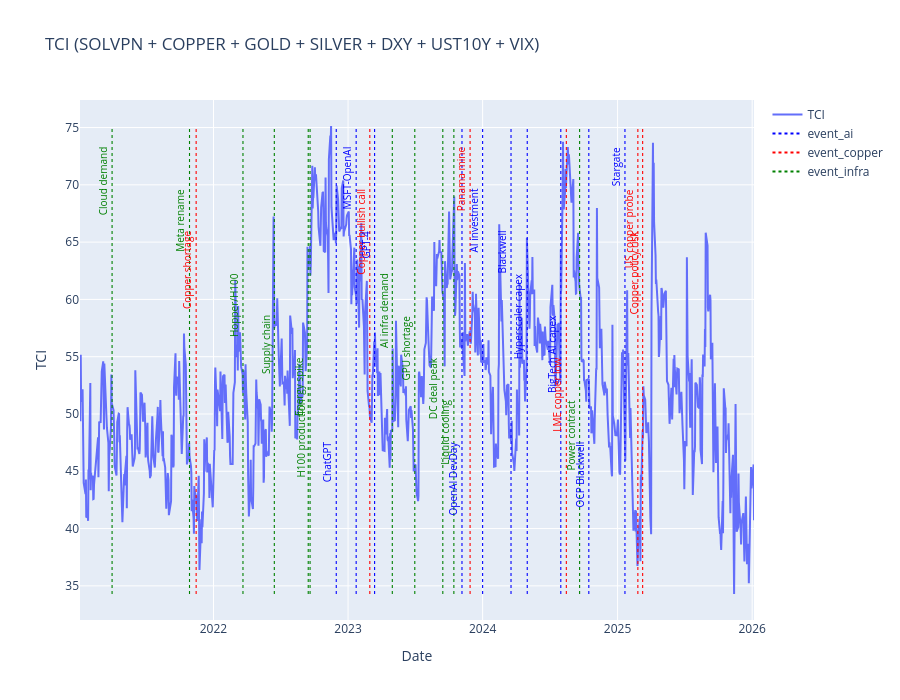
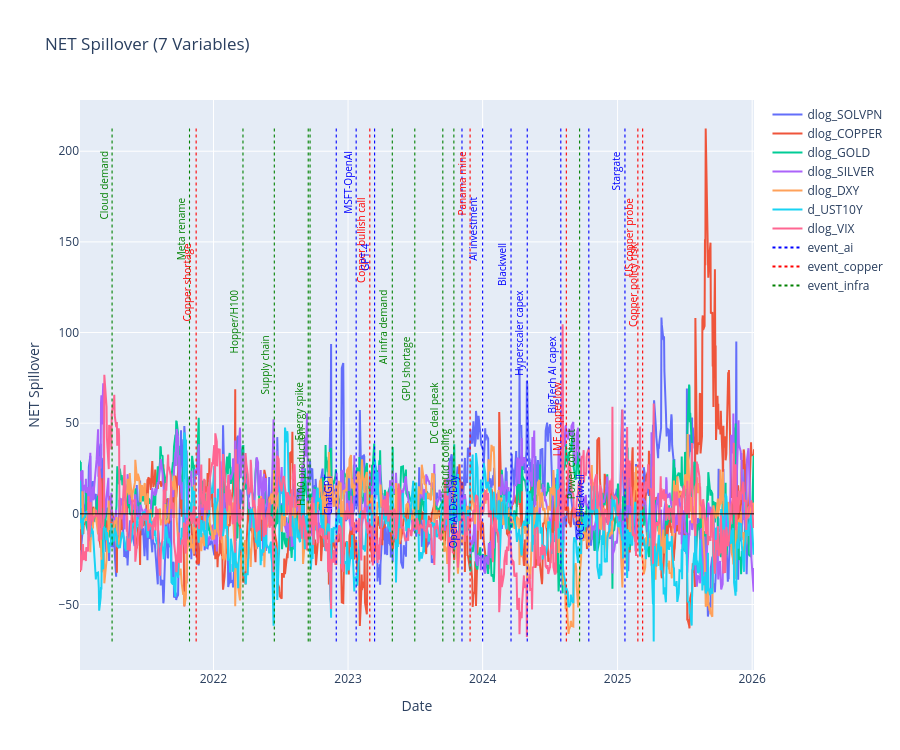

Notebook source saved alongside these figures, in order:
### Code cell
import numpy as np
import pandas as pd
import plotly.graph_objects as go

# ----------------------------
# 1) Load
# ----------------------------
df = pd.read_csv("./tvpvar_input_scaled.csv")
df["Date"] = pd.to_datetime(df["Date"])
df = df.sort_values("Date").reset_index(drop=True)

gfevd = np.load("./gfevd_all.npy")

# 7개 변수 전체 사용
VAR_NAMES = [
    "dlog_SOLVPN",
    "dlog_COPPER",
    "dlog_GOLD",
    "dlog_SILVER",
    "dlog_DXY",
    "d_UST10Y",
    "dlog_VIX",
]

# ----------------------------
# 2) 기본 검증
# ----------------------------
if gfevd.ndim != 3:
    raise ValueError(f"gfevd must be 3D array, got shape={gfevd.shape}")

T_gfevd, k1, k2 = gfevd.shape
if k1 != k2:
    raise ValueError(f"gfevd must be square on last two dims, got shape={gfevd.shape}")

if k1 != len(VAR_NAMES):
    raise ValueError(
        f"VAR_NAMES length ({len(VAR_NAMES)}) != gfevd variable size ({k1}). "
        f"Current gfevd shape={gfevd.shape}. "
        f"If gfevd is 4x4, you need to recompute it with 7 variables."
    )

# ----------------------------
# 3) 날짜 길이 정렬
# ----------------------------
if len(df) > T_gfevd:
    diff = len(df) - T_gfevd
    df = df.iloc[diff:].reset_index(drop=True)
elif len(df) < T_gfevd:
    raise ValueError(
        f"Date rows ({len(df)}) < gfevd rows ({T_gfevd})."
    )

dates = df["Date"].copy()

# ----------------------------
# 4) 시각화 시작 시점
# ----------------------------
PLOT_START_DATE = "2021-01-01"
plot_mask = dates >= pd.to_datetime(PLOT_START_DATE)

# ----------------------------
# 5) TCI / NET 계산
# ----------------------------
def compute_tci(g):
    k = g.shape[1]
    diag = np.einsum("tii->t", g)
    offdiag = g.sum(axis=(1, 2)) - diag
    return offdiag / k * 100.0

def compute_net(g):
    T, k, _ = g.shape
    net = np.zeros((T, k))
    for t in range(T):
        m = g[t] * 100.0
        diag = np.diag(m)
        from_others = m.sum(axis=1) - diag
        to_others = m.sum(axis=0) - diag
        net[t] = to_others - from_others
    return net

tci = compute_tci(gfevd)
net = compute_net(gfevd)

plot_dates = dates[plot_mask].reset_index(drop=True)
plot_tci = tci[plot_mask.values]
plot_net = net[plot_mask.values]

# ----------------------------
# 6) Event 정의
# ----------------------------
events = [
    # AI / Data Center
    ("2022-11-30", "ChatGPT", "ai"),
    ("2023-01-23", "MSFT-OpenAI", "ai"),
    ("2023-03-14", "GPT-4", "ai"),
    ("2023-11-06", "OpenAI DevDay", "ai"),
    ("2024-01-01", "AI investment", "ai"),
    ("2024-03-18", "Blackwell", "ai"),
    ("2024-05-01", "Hyperscaler capex", "ai"),
    ("2024-07-31", "BigTech AI capex", "ai"),
    ("2024-10-15", "OCP Blackwell", "ai"),
    ("2025-01-21", "Stargate", "ai"),

    # Copper / Supply
    ("2021-11-15", "Copper shortage", "copper"),
    ("2023-03-01", "Copper bullish call", "copper"),
    ("2023-11-28", "Panama mine", "copper"),
    ("2024-08-15", "LME copper low", "copper"),
    ("2025-02-25", "US copper probe", "copper"),
    ("2025-03-10", "Copper policy risk", "copper"),

    # Infra / System
    ("2021-04-01", "Cloud demand", "infra"),
    ("2021-10-28", "Meta rename", "infra"),
    ("2022-03-22", "Hopper/H100", "infra"),
    ("2022-06-15", "Supply chain", "infra"),
    ("2022-09-15", "Energy spike", "infra"),
    ("2022-09-20", "H100 production", "infra"),
    ("2023-05-01", "AI infra demand", "infra"),
    ("2023-07-01", "GPU shortage", "infra"),
    ("2023-09-15", "DC deal peak", "infra"),
    ("2023-10-15", "Liquid cooling", "infra"),
    ("2024-09-20", "Power contract", "infra"),
]

COLOR_MAP = {
    "ai": "blue",
    "copper": "red",
    "infra": "green",
}

events = [(pd.to_datetime(d), label, cat) for d, label, cat in events]
events = [e for e in events if e[0] >= pd.to_datetime(PLOT_START_DATE)]
events = sorted(events, key=lambda x: x[0])

# ----------------------------
# 7) Event shape + annotation helper
# ----------------------------
def add_event_lines_and_labels(fig, events, y_min, y_max):
    yr = y_max - y_min
    if yr == 0:
        yr = 1.0
    levels = [y_max - yr * (0.04 + i * 0.09) for i in range(8)]

    for i, (dt, label, cat) in enumerate(events):
        color = COLOR_MAP[cat]

        fig.add_shape(
            type="line",
            x0=dt,
            x1=dt,
            y0=y_min,
            y1=y_max,
            line=dict(color=color, width=1.1, dash="dot")
        )

        fig.add_annotation(
            x=dt,
            y=levels[i % len(levels)],
            text=label,
            showarrow=False,
            textangle=-90,
            font=dict(size=10, color=color),
            xanchor="right",
            yanchor="top"
        )

def add_event_legend(fig):
    for cat, color in COLOR_MAP.items():
        fig.add_trace(
            go.Scatter(
                x=[None],
                y=[None],
                mode="lines",
                line=dict(color=color, width=2, dash="dot"),
                name=f"event_{cat}",
                hoverinfo="skip",
                showlegend=True
            )
        )

# ----------------------------
# 8) TCI figure
# ----------------------------
fig_tci = go.Figure()

fig_tci.add_trace(
    go.Scatter(
        x=plot_dates,
        y=plot_tci,
        mode="lines",
        name="TCI"
    )
)

tci_ymin = float(np.min(plot_tci))
tci_ymax = float(np.max(plot_tci))

add_event_lines_and_labels(fig_tci, events, tci_ymin, tci_ymax)
add_event_legend(fig_tci)

fig_tci.update_layout(
    title="TCI (SOLVPN + COPPER + GOLD + SILVER + DXY + UST10Y + VIX)",
    xaxis_title="Date",
    yaxis_title="TCI",
    height=700,
    hovermode="x unified"
)

fig_tci.show()

# ----------------------------
# 9) NET figure
# ----------------------------
fig_net = go.Figure()

for i, var in enumerate(VAR_NAMES):
    fig_net.add_trace(
        go.Scatter(
            x=plot_dates,
            y=plot_net[:, i],
            mode="lines",
            name=var
        )
    )

net_ymin = float(np.min(plot_net))
net_ymax = float(np.max(plot_net))

add_event_lines_and_labels(fig_net, events, net_ymin, net_ymax)
add_event_legend(fig_net)

fig_net.add_hline(y=0, line_width=1, line_color="black")

fig_net.update_layout(
    title="NET Spillover (7 Variables)",
    xaxis_title="Date",
    yaxis_title="NET Spillover",
    height=750,
    hovermode="x unified"
)

fig_net.show()

### Figure 1 — Plotly figure (JSON) as saved in the notebook; plotly's stock layout.template omitted (floating-point values rounded to 4 significant figures; data arrays with more than 128 entries replaced by an {"elided": "..."} marker saying what was removed)
{"data": [{"mode": "lines", "name": "TCI", "type": "scatter", "x": {"elided": "992 str values"}, "y": {"elided": "992 float values"}}, {"hoverinfo": "skip", "line": {"color": "blue", "dash": "dot", "width": 2}, "mode": "lines", "name": "event_ai", "showlegend": true, "type": "scatter", "x": [null], "y": [null]}, {"hoverinfo": "skip", "line": {"color": "red", "dash": "dot", "width": 2}, "mode": "lines", "name": "event_copper", "showlegend": true, "type": "scatter", "x": [null], "y": [null]}, {"hoverinfo": "skip", "line": {"color": "green", "dash": "dot", "width": 2}, "mode": "lines", "name": "event_infra", "showlegend": true, "type": "scatter", "x": [null], "y": [null]}], "layout": {"annotations": [{"font": {"color": "green", "size": 10}, "showarrow": false, "text": "Cloud demand", "textangle": -90, "x": "2021-04-01T00:00:00", "xanchor": "right", "y": 73.5, "yanchor": "top"}, {"font": {"color": "green", "size": 10}, "showarrow": false, "text": "Meta rename", "textangle": -90, "x": "2021-10-28T00:00:00", "xanchor": "right", "y": 69.82, "yanchor": "top"}, {"font": {"color": "red", "size": 10}, "showarrow": false, "text": "Copper shortage", "textangle": -90, "x": "2021-11-15T00:00:00", "xanchor": "right", "y": 66.15, "yanchor": "top"}, {"font": {"color": "green", "size": 10}, "showarrow": false, "text": "Hopper/H100", "textangle": -90, "x": "2022-03-22T00:00:00", "xanchor": "right", "y": 62.47, "yanchor": "top"}, {"font": {"color": "green", "size": 10}, "showarrow": false, "text": "Supply chain", "textangle": -90, "x": "2022-06-15T00:00:00", "xanchor": "right", "y": 58.8, "yanchor": "top"}, {"font": {"color": "green", "size": 10}, "showarrow": false, "text": "Energy spike", "textangle": -90, "x": "2022-09-15T00:00:00", "xanchor": "right", "y": 55.12, "yanchor": "top"}, {"font": {"color": "green", "size": 10}, "showarrow": false, "text": "H100 production", "textangle": -90, "x": "2022-09-20T00:00:00", "xanchor": "right", "y": 51.44, "yanchor": "top"}, {"font": {"color": "blue", "size": 10}, "showarrow": false, "text": "ChatGPT", "textangle": -90, "x": "2022-11-30T00:00:00", "xanchor": "right", "y": 47.77, "yanchor": "top"}, {"font": {"color": "blue", "size": 10}, "showarrow": false, "text": "MSFT-OpenAI", "textangle": -90, "x": "2023-01-23T00:00:00", "xanchor": "right", "y": 73.5, "yanchor": "top"}, {"font": {"color": "red", "size": 10}, "showarrow": false, "text": "Copper bullish call", "textangle": -90, "x": "2023-03-01T00:00:00", "xanchor": "right", "y": 69.82, "yanchor": "top"}, {"font": {"color": "blue", "size": 10}, "showarrow": false, "text": "GPT-4", "textangle": -90, "x": "2023-03-14T00:00:00", "xanchor": "right", "y": 66.15, "yanchor": "top"}, {"font": {"color": "green", "size": 10}, "showarrow": false, "text": "AI infra demand", "textangle": -90, "x": "2023-05-01T00:00:00", "xanchor": "right", "y": 62.47, "yanchor": "top"}, {"font": {"color": "green", "size": 10}, "showarrow": false, "text": "GPU shortage", "textangle": -90, "x": "2023-07-01T00:00:00", "xanchor": "right", "y": 58.8, "yanchor": "top"}, {"font": {"color": "green", "size": 10}, "showarrow": false, "text": "DC deal peak", "textangle": -90, "x": "2023-09-15T00:00:00", "xanchor": "right", "y": 55.12, "yanchor": "top"}, {"font": {"color": "green", "size": 10}, "showarrow": false, "text": "Liquid cooling", "textangle": -90, "x": "2023-10-15T00:00:00", "xanchor": "right", "y": 51.44, "yanchor": "top"}, {"font": {"color": "blue", "size": 10}, "showarrow": false, "text": "OpenAI DevDay", "textangle": -90, "x": "2023-11-06T00:00:00", "xanchor": "right", "y": 47.77, "yanchor": "top"}, {"font": {"color": "red", "size": 10}, "showarrow": false, "text": "Panama mine", "textangle": -90, "x": "2023-11-28T00:00:00", "xanchor": "right", "y": 73.5, "yanchor": "top"}, {"font": {"color": "blue", "size": 10}, "showarrow": false, "text": "AI investment", "textangle": -90, "x": "2024-01-01T00:00:00", "xanchor": "right", "y": 69.82, "yanchor": "top"}, {"font": {"color": "blue", "size": 10}, "showarrow": false, "text": "Blackwell", "textangle": -90, "x": "2024-03-18T00:00:00", "xanchor": "right", "y": 66.15, "yanchor": "top"}, {"font": {"color": "blue", "size": 10}, "showarrow": false, "text": "Hyperscaler capex", "textangle": -90, "x": "2024-05-01T00:00:00", "xanchor": "right", "y": 62.47, "yanchor": "top"}, {"font": {"color": "blue", "size": 10}, "showarrow": false, "text": "BigTech AI capex", "textangle": -90, "x": "2024-07-31T00:00:00", "xanchor": "right", "y": 58.8, "yanchor": "top"}, {"font": {"color": "red", "size": 10}, "showarrow": false, "text": "LME copper low", "textangle": -90, "x": "2024-08-15T00:00:00", "xanchor": "right", "y": 55.12, "yanchor": "top"}, {"font": {"color": "green", "size": 10}, "showarrow": false, "text": "Power contract", "textangle": -90, "x": "2024-09-20T00:00:00", "xanchor": "right", "y": 51.44, "yanchor": "top"}, {"font": {"color": "blue", "size": 10}, "showarrow": false, "text": "OCP Blackwell", "textangle": -90, "x": "2024-10-15T00:00:00", "xanchor": "right", "y": 47.77, "yanchor": "top"}, {"font": {"color": "blue", "size": 10}, "showarrow": false, "text": "Stargate", "textangle": -90, "x": "2025-01-21T00:00:00", "xanchor": "right", "y": 73.5, "yanchor": "top"}, {"font": {"color": "red", "size": 10}, "showarrow": false, "text": "US copper probe", "textangle": -90, "x": "2025-02-25T00:00:00", "xanchor": "right", "y": 69.82, "yanchor": "top"}, {"font": {"color": "red", "size": 10}, "showarrow": false, "text": "Copper policy risk", "textangle": -90, "x": "2025-03-10T00:00:00", "xanchor": "right", "y": 66.15, "yanchor": "top"}], "height": 700, "hovermode": "x unified", "shapes": [{"line": {"color": "green", "dash": "dot", "width": 1.1}, "type": "line", "x0": "2021-04-01T00:00:00", "x1": "2021-04-01T00:00:00", "y0": 34.29, "y1": 75.13}, {"line": {"color": "green", "dash": "dot", "width": 1.1}, "type": "line", "x0": "2021-10-28T00:00:00", "x1": "2021-10-28T00:00:00", "y0": 34.29, "y1": 75.13}, {"line": {"color": "red", "dash": "dot", "width": 1.1}, "type": "line", "x0": "2021-11-15T00:00:00", "x1": "2021-11-15T00:00:00", "y0": 34.29, "y1": 75.13}, {"line": {"color": "green", "dash": "dot", "width": 1.1}, "type": "line", "x0": "2022-03-22T00:00:00", "x1": "2022-03-22T00:00:00", "y0": 34.29, "y1": 75.13}, {"line": {"color": "green", "dash": "dot", "width": 1.1}, "type": "line", "x0": "2022-06-15T00:00:00", "x1": "2022-06-15T00:00:00", "y0": 34.29, "y1": 75.13}, {"line": {"color": "green", "dash": "dot", "width": 1.1}, "type": "line", "x0": "2022-09-15T00:00:00", "x1": "2022-09-15T00:00:00", "y0": 34.29, "y1": 75.13}, {"line": {"color": "green", "dash": "dot", "width": 1.1}, "type": "line", "x0": "2022-09-20T00:00:00", "x1": "2022-09-20T00:00:00", "y0": 34.29, "y1": 75.13}, {"line": {"color": "blue", "dash": "dot", "width": 1.1}, "type": "line", "x0": "2022-11-30T00:00:00", "x1": "2022-11-30T00:00:00", "y0": 34.29, "y1": 75.13}, {"line": {"color": "blue", "dash": "dot", "width": 1.1}, "type": "line", "x0": "2023-01-23T00:00:00", "x1": "2023-01-23T00:00:00", "y0": 34.29, "y1": 75.13}, {"line": {"color": "red", "dash": "dot", "width": 1.1}, "type": "line", "x0": "2023-03-01T00:00:00", "x1": "2023-03-01T00:00:00", "y0": 34.29, "y1": 75.13}, {"line": {"color": "blue", "dash": "dot", "width": 1.1}, "type": "line", "x0": "2023-03-14T00:00:00", "x1": "2023-03-14T00:00:00", "y0": 34.29, "y1": 75.13}, {"line": {"color": "green", "dash": "dot", "width": 1.1}, "type": "line", "x0": "2023-05-01T00:00:00", "x1": "2023-05-01T00:00:00", "y0": 34.29, "y1": 75.13}, {"line": {"color": "green", "dash": "dot", "width": 1.1}, "type": "line", "x0": "2023-07-01T00:00:00", "x1": "2023-07-01T00:00:00", "y0": 34.29, "y1": 75.13}, {"line": {"color": "green", "dash": "dot", "width": 1.1}, "type": "line", "x0": "2023-09-15T00:00:00", "x1": "2023-09-15T00:00:00", "y0": 34.29, "y1": 75.13}, {"line": {"color": "green", "dash": "dot", "width": 1.1}, "type": "line", "x0": "2023-10-15T00:00:00", "x1": "2023-10-15T00:00:00", "y0": 34.29, "y1": 75.13}, {"line": {"color": "blue", "dash": "dot", "width": 1.1}, "type": "line", "x0": "2023-11-06T00:00:00", "x1": "2023-11-06T00:00:00", "y0": 34.29, "y1": 75.13}, {"line": {"color": "red", "dash": "dot", "width": 1.1}, "type": "line", "x0": "2023-11-28T00:00:00", "x1": "2023-11-28T00:00:00", "y0": 34.29, "y1": 75.13}, {"line": {"color": "blue", "dash": "dot", "width": 1.1}, "type": "line", "x0": "2024-01-01T00:00:00", "x1": "2024-01-01T00:00:00", "y0": 34.29, "y1": 75.13}, {"line": {"color": "blue", "dash": "dot", "width": 1.1}, "type": "line", "x0": "2024-03-18T00:00:00", "x1": "2024-03-18T00:00:00", "y0": 34.29, "y1": 75.13}, {"line": {"color": "blue", "dash": "dot", "width": 1.1}, "type": "line", "x0": "2024-05-01T00:00:00", "x1": "2024-05-01T00:00:00", "y0": 34.29, "y1": 75.13}, {"line": {"color": "blue", "dash": "dot", "width": 1.1}, "type": "line", "x0": "2024-07-31T00:00:00", "x1": "2024-07-31T00:00:00", "y0": 34.29, "y1": 75.13}, {"line": {"color": "red", "dash": "dot", "width": 1.1}, "type": "line", "x0": "2024-08-15T00:00:00", "x1": "2024-08-15T00:00:00", "y0": 34.29, "y1": 75.13}, {"line": {"color": "green", "dash": "dot", "width": 1.1}, "type": "line", "x0": "2024-09-20T00:00:00", "x1": "2024-09-20T00:00:00", "y0": 34.29, "y1": 75.13}, {"line": {"color": "blue", "dash": "dot", "width": 1.1}, "type": "line", "x0": "2024-10-15T00:00:00", "x1": "2024-10-15T00:00:00", "y0": 34.29, "y1": 75.13}, {"line": {"color": "blue", "dash": "dot", "width": 1.1}, "type": "line", "x0": "2025-01-21T00:00:00", "x1": "2025-01-21T00:00:00", "y0": 34.29, "y1": 75.13}, {"line": {"color": "red", "dash": "dot", "width": 1.1}, "type": "line", "x0": "2025-02-25T00:00:00", "x1": "2025-02-25T00:00:00", "y0": 34.29, "y1": 75.13}, {"line": {"color": "red", "dash": "dot", "width": 1.1}, "type": "line", "x0": "2025-03-10T00:00:00", "x1": "2025-03-10T00:00:00", "y0": 34.29, "y1": 75.13}], "title": {"text": "TCI (SOLVPN + COPPER + GOLD + SILVER + DXY + UST10Y + VIX)"}, "xaxis": {"title": {"text": "Date"}}, "yaxis": {"title": {"text": "TCI"}}}}

### Figure 2 — Plotly figure (JSON) as saved in the notebook; plotly's stock layout.template omitted (floating-point values rounded to 4 significant figures; data arrays with more than 128 entries replaced by an {"elided": "..."} marker saying what was removed)
{"data": [{"mode": "lines", "name": "dlog_SOLVPN", "type": "scatter", "x": {"elided": "992 str values"}, "y": {"elided": "992 float values"}}, {"mode": "lines", "name": "dlog_COPPER", "type": "scatter", "x": {"elided": "992 str values"}, "y": {"elided": "992 float values"}}, {"mode": "lines", "name": "dlog_GOLD", "type": "scatter", "x": {"elided": "992 str values"}, "y": {"elided": "992 float values"}}, {"mode": "lines", "name": "dlog_SILVER", "type": "scatter", "x": {"elided": "992 str values"}, "y": {"elided": "992 float values"}}, {"mode": "lines", "name": "dlog_DXY", "type": "scatter", "x": {"elided": "992 str values"}, "y": {"elided": "992 float values"}}, {"mode": "lines", "name": "d_UST10Y", "type": "scatter", "x": {"elided": "992 str values"}, "y": {"elided": "992 float values"}}, {"mode": "lines", "name": "dlog_VIX", "type": "scatter", "x": {"elided": "992 str values"}, "y": {"elided": "992 float values"}}, {"hoverinfo": "skip", "line": {"color": "blue", "dash": "dot", "width": 2}, "mode": "lines", "name": "event_ai", "showlegend": true, "type": "scatter", "x": [null], "y": [null]}, {"hoverinfo": "skip", "line": {"color": "red", "dash": "dot", "width": 2}, "mode": "lines", "name": "event_copper", "showlegend": true, "type": "scatter", "x": [null], "y": [null]}, {"hoverinfo": "skip", "line": {"color": "green", "dash": "dot", "width": 2}, "mode": "lines", "name": "event_infra", "showlegend": true, "type": "scatter", "x": [null], "y": [null]}], "layout": {"annotations": [{"font": {"color": "green", "size": 10}, "showarrow": false, "text": "Cloud demand", "textangle": -90, "x": "2021-04-01T00:00:00", "xanchor": "right", "y": 201.2, "yanchor": "top"}, {"font": {"color": "green", "size": 10}, "showarrow": false, "text": "Meta rename", "textangle": -90, "x": "2021-10-28T00:00:00", "xanchor": "right", "y": 175.7, "yanchor": "top"}, {"font": {"color": "red", "size": 10}, "showarrow": false, "text": "Copper shortage", "textangle": -90, "x": "2021-11-15T00:00:00", "xanchor": "right", "y": 150.3, "yanchor": "top"}, {"font": {"color": "green", "size": 10}, "showarrow": false, "text": "Hopper/H100", "textangle": -90, "x": "2022-03-22T00:00:00", "xanchor": "right", "y": 124.8, "yanchor": "top"}, {"font": {"color": "green", "size": 10}, "showarrow": false, "text": "Supply chain", "textangle": -90, "x": "2022-06-15T00:00:00", "xanchor": "right", "y": 99.35, "yanchor": "top"}, {"font": {"color": "green", "size": 10}, "showarrow": false, "text": "Energy spike", "textangle": -90, "x": "2022-09-15T00:00:00", "xanchor": "right", "y": 73.89, "yanchor": "top"}, {"font": {"color": "green", "size": 10}, "showarrow": false, "text": "H100 production", "textangle": -90, "x": "2022-09-20T00:00:00", "xanchor": "right", "y": 48.42, "yanchor": "top"}, {"font": {"color": "blue", "size": 10}, "showarrow": false, "text": "ChatGPT", "textangle": -90, "x": "2022-11-30T00:00:00", "xanchor": "right", "y": 22.96, "yanchor": "top"}, {"font": {"color": "blue", "size": 10}, "showarrow": false, "text": "MSFT-OpenAI", "textangle": -90, "x": "2023-01-23T00:00:00", "xanchor": "right", "y": 201.2, "yanchor": "top"}, {"font": {"color": "red", "size": 10}, "showarrow": false, "text": "Copper bullish call", "textangle": -90, "x": "2023-03-01T00:00:00", "xanchor": "right", "y": 175.7, "yanchor": "top"}, {"font": {"color": "blue", "size": 10}, "showarrow": false, "text": "GPT-4", "textangle": -90, "x": "2023-03-14T00:00:00", "xanchor": "right", "y": 150.3, "yanchor": "top"}, {"font": {"color": "green", "size": 10}, "showarrow": false, "text": "AI infra demand", "textangle": -90, "x": "2023-05-01T00:00:00", "xanchor": "right", "y": 124.8, "yanchor": "top"}, {"font": {"color": "green", "size": 10}, "showarrow": false, "text": "GPU shortage", "textangle": -90, "x": "2023-07-01T00:00:00", "xanchor": "right", "y": 99.35, "yanchor": "top"}, {"font": {"color": "green", "size": 10}, "showarrow": false, "text": "DC deal peak", "textangle": -90, "x": "2023-09-15T00:00:00", "xanchor": "right", "y": 73.89, "yanchor": "top"}, {"font": {"color": "green", "size": 10}, "showarrow": false, "text": "Liquid cooling", "textangle": -90, "x": "2023-10-15T00:00:00", "xanchor": "right", "y": 48.42, "yanchor": "top"}, {"font": {"color": "blue", "size": 10}, "showarrow": false, "text": "OpenAI DevDay", "textangle": -90, "x": "2023-11-06T00:00:00", "xanchor": "right", "y": 22.96, "yanchor": "top"}, {"font": {"color": "red", "size": 10}, "showarrow": false, "text": "Panama mine", "textangle": -90, "x": "2023-11-28T00:00:00", "xanchor": "right", "y": 201.2, "yanchor": "top"}, {"font": {"color": "blue", "size": 10}, "showarrow": false, "text": "AI investment", "textangle": -90, "x": "2024-01-01T00:00:00", "xanchor": "right", "y": 175.7, "yanchor": "top"}, {"font": {"color": "blue", "size": 10}, "showarrow": false, "text": "Blackwell", "textangle": -90, "x": "2024-03-18T00:00:00", "xanchor": "right", "y": 150.3, "yanchor": "top"}, {"font": {"color": "blue", "size": 10}, "showarrow": false, "text": "Hyperscaler capex", "textangle": -90, "x": "2024-05-01T00:00:00", "xanchor": "right", "y": 124.8, "yanchor": "top"}, {"font": {"color": "blue", "size": 10}, "showarrow": false, "text": "BigTech AI capex", "textangle": -90, "x": "2024-07-31T00:00:00", "xanchor": "right", "y": 99.35, "yanchor": "top"}, {"font": {"color": "red", "size": 10}, "showarrow": false, "text": "LME copper low", "textangle": -90, "x": "2024-08-15T00:00:00", "xanchor": "right", "y": 73.89, "yanchor": "top"}, {"font": {"color": "green", "size": 10}, "showarrow": false, "text": "Power contract", "textangle": -90, "x": "2024-09-20T00:00:00", "xanchor": "right", "y": 48.42, "yanchor": "top"}, {"font": {"color": "blue", "size": 10}, "showarrow": false, "text": "OCP Blackwell", "textangle": -90, "x": "2024-10-15T00:00:00", "xanchor": "right", "y": 22.96, "yanchor": "top"}, {"font": {"color": "blue", "size": 10}, "showarrow": false, "text": "Stargate", "textangle": -90, "x": "2025-01-21T00:00:00", "xanchor": "right", "y": 201.2, "yanchor": "top"}, {"font": {"color": "red", "size": 10}, "showarrow": false, "text": "US copper probe", "textangle": -90, "x": "2025-02-25T00:00:00", "xanchor": "right", "y": 175.7, "yanchor": "top"}, {"font": {"color": "red", "size": 10}, "showarrow": false, "text": "Copper policy risk", "textangle": -90, "x": "2025-03-10T00:00:00", "xanchor": "right", "y": 150.3, "yanchor": "top"}], "height": 750, "hovermode": "x unified", "shapes": [{"line": {"color": "green", "dash": "dot", "width": 1.1}, "type": "line", "x0": "2021-04-01T00:00:00", "x1": "2021-04-01T00:00:00", "y0": -70.41, "y1": 212.5}, {"line": {"color": "green", "dash": "dot", "width": 1.1}, "type": "line", "x0": "2021-10-28T00:00:00", "x1": "2021-10-28T00:00:00", "y0": -70.41, "y1": 212.5}, {"line": {"color": "red", "dash": "dot", "width": 1.1}, "type": "line", "x0": "2021-11-15T00:00:00", "x1": "2021-11-15T00:00:00", "y0": -70.41, "y1": 212.5}, {"line": {"color": "green", "dash": "dot", "width": 1.1}, "type": "line", "x0": "2022-03-22T00:00:00", "x1": "2022-03-22T00:00:00", "y0": -70.41, "y1": 212.5}, {"line": {"color": "green", "dash": "dot", "width": 1.1}, "type": "line", "x0": "2022-06-15T00:00:00", "x1": "2022-06-15T00:00:00", "y0": -70.41, "y1": 212.5}, {"line": {"color": "green", "dash": "dot", "width": 1.1}, "type": "line", "x0": "2022-09-15T00:00:00", "x1": "2022-09-15T00:00:00", "y0": -70.41, "y1": 212.5}, {"line": {"color": "green", "dash": "dot", "width": 1.1}, "type": "line", "x0": "2022-09-20T00:00:00", "x1": "2022-09-20T00:00:00", "y0": -70.41, "y1": 212.5}, {"line": {"color": "blue", "dash": "dot", "width": 1.1}, "type": "line", "x0": "2022-11-30T00:00:00", "x1": "2022-11-30T00:00:00", "y0": -70.41, "y1": 212.5}, {"line": {"color": "blue", "dash": "dot", "width": 1.1}, "type": "line", "x0": "2023-01-23T00:00:00", "x1": "2023-01-23T00:00:00", "y0": -70.41, "y1": 212.5}, {"line": {"color": "red", "dash": "dot", "width": 1.1}, "type": "line", "x0": "2023-03-01T00:00:00", "x1": "2023-03-01T00:00:00", "y0": -70.41, "y1": 212.5}, {"line": {"color": "blue", "dash": "dot", "width": 1.1}, "type": "line", "x0": "2023-03-14T00:00:00", "x1": "2023-03-14T00:00:00", "y0": -70.41, "y1": 212.5}, {"line": {"color": "green", "dash": "dot", "width": 1.1}, "type": "line", "x0": "2023-05-01T00:00:00", "x1": "2023-05-01T00:00:00", "y0": -70.41, "y1": 212.5}, {"line": {"color": "green", "dash": "dot", "width": 1.1}, "type": "line", "x0": "2023-07-01T00:00:00", "x1": "2023-07-01T00:00:00", "y0": -70.41, "y1": 212.5}, {"line": {"color": "green", "dash": "dot", "width": 1.1}, "type": "line", "x0": "2023-09-15T00:00:00", "x1": "2023-09-15T00:00:00", "y0": -70.41, "y1": 212.5}, {"line": {"color": "green", "dash": "dot", "width": 1.1}, "type": "line", "x0": "2023-10-15T00:00:00", "x1": "2023-10-15T00:00:00", "y0": -70.41, "y1": 212.5}, {"line": {"color": "blue", "dash": "dot", "width": 1.1}, "type": "line", "x0": "2023-11-06T00:00:00", "x1": "2023-11-06T00:00:00", "y0": -70.41, "y1": 212.5}, {"line": {"color": "red", "dash": "dot", "width": 1.1}, "type": "line", "x0": "2023-11-28T00:00:00", "x1": "2023-11-28T00:00:00", "y0": -70.41, "y1": 212.5}, {"line": {"color": "blue", "dash": "dot", "width": 1.1}, "type": "line", "x0": "2024-01-01T00:00:00", "x1": "2024-01-01T00:00:00", "y0": -70.41, "y1": 212.5}, {"line": {"color": "blue", "dash": "dot", "width": 1.1}, "type": "line", "x0": "2024-03-18T00:00:00", "x1": "2024-03-18T00:00:00", "y0": -70.41, "y1": 212.5}, {"line": {"color": "blue", "dash": "dot", "width": 1.1}, "type": "line", "x0": "2024-05-01T00:00:00", "x1": "2024-05-01T00:00:00", "y0": -70.41, "y1": 212.5}, {"line": {"color": "blue", "dash": "dot", "width": 1.1}, "type": "line", "x0": "2024-07-31T00:00:00", "x1": "2024-07-31T00:00:00", "y0": -70.41, "y1": 212.5}, {"line": {"color": "red", "dash": "dot", "width": 1.1}, "type": "line", "x0": "2024-08-15T00:00:00", "x1": "2024-08-15T00:00:00", "y0": -70.41, "y1": 212.5}, {"line": {"color": "green", "dash": "dot", "width": 1.1}, "type": "line", "x0": "2024-09-20T00:00:00", "x1": "2024-09-20T00:00:00", "y0": -70.41, "y1": 212.5}, {"line": {"color": "blue", "dash": "dot", "width": 1.1}, "type": "line", "x0": "2024-10-15T00:00:00", "x1": "2024-10-15T00:00:00", "y0": -70.41, "y1": 212.5}, {"line": {"color": "blue", "dash": "dot", "width": 1.1}, "type": "line", "x0": "2025-01-21T00:00:00", "x1": "2025-01-21T00:00:00", "y0": -70.41, "y1": 212.5}, {"line": {"color": "red", "dash": "dot", "width": 1.1}, "type": "line", "x0": "2025-02-25T00:00:00", "x1": "2025-02-25T00:00:00", "y0": -70.41, "y1": 212.5}, {"line": {"color": "red", "dash": "dot", "width": 1.1}, "type": "line", "x0": "2025-03-10T00:00:00", "x1": "2025-03-10T00:00:00", "y0": -70.41, "y1": 212.5}, {"line": {"color": "black", "width": 1}, "type": "line", "x0": 0, "x1": 1, "xref": "x domain", "y0": 0, "y1": 0, "yref": "y"}], "title": {"text": "NET Spillover (7 Variables)"}, "xaxis": {"title": {"text": "Date"}}, "yaxis": {"title": {"text": "NET Spillover"}}}}
